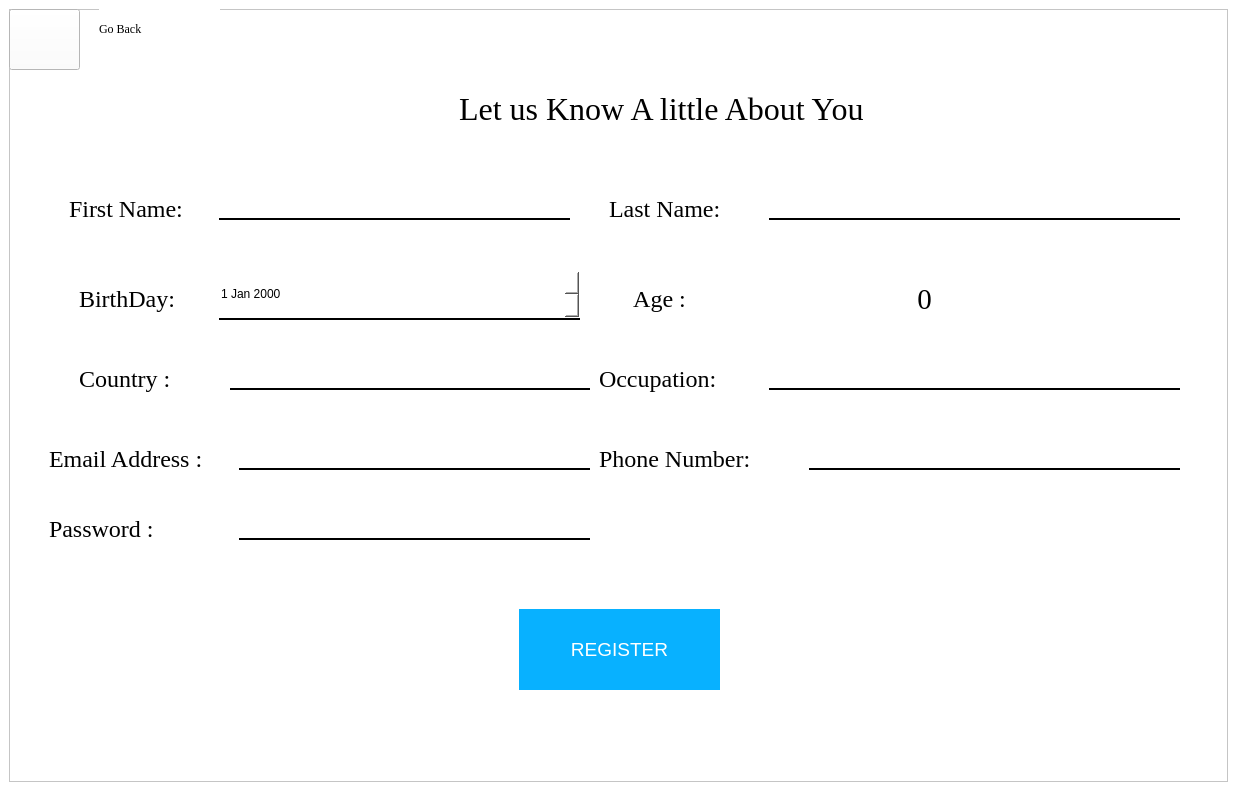
<?xml version="1.0" encoding="UTF-8"?>
<ui version="4.0">
 <class>RegisterWindow</class>
 <widget class="QMainWindow" name="RegisterWindow">
  <property name="geometry">
   <rect>
    <x>0</x>
    <y>0</y>
    <width>1237</width>
    <height>791</height>
   </rect>
  </property>
  <property name="maximumSize">
   <size>
    <width>1237</width>
    <height>791</height>
   </size>
  </property>
  <property name="windowTitle">
   <string>Register Form</string>
  </property>
  <property name="styleSheet">
   <string notr="true">*{
	background-color: white;
	font-style: Times New Roman;
}
</string>
  </property>
  <widget class="QWidget" name="centralwidget">
   <layout class="QGridLayout" name="gridLayout_2">
    <item row="0" column="0">
     <layout class="QGridLayout" name="gridLayout">
      <item row="0" column="0">
       <widget class="QFrame" name="frame">
        <property name="styleSheet">
         <string notr="true">*{
	background-color: white;
	font-style: Times New Roman;
}</string>
        </property>
        <property name="frameShape">
         <enum>QFrame::StyledPanel</enum>
        </property>
        <property name="frameShadow">
         <enum>QFrame::Raised</enum>
        </property>
        <widget class="QLabel" name="label_2">
         <property name="geometry">
          <rect>
           <x>60</x>
           <y>180</y>
           <width>141</width>
           <height>41</height>
          </rect>
         </property>
         <property name="font">
          <font>
           <family>Times New Roman</family>
          </font>
         </property>
         <property name="text">
          <string>&lt;html&gt;&lt;head/&gt;&lt;body&gt;&lt;p&gt;&lt;span style=&quot; font-size:18pt;&quot;&gt;First Name: &lt;/span&gt;&lt;/p&gt;&lt;/body&gt;&lt;/html&gt;</string>
         </property>
        </widget>
        <widget class="QLabel" name="label">
         <property name="geometry">
          <rect>
           <x>450</x>
           <y>70</y>
           <width>591</width>
           <height>61</height>
          </rect>
         </property>
         <property name="font">
          <font>
           <family>Times New Roman</family>
           <weight>50</weight>
           <italic>false</italic>
           <bold>false</bold>
          </font>
         </property>
         <property name="text">
          <string>&lt;html&gt;&lt;head/&gt;&lt;body&gt;&lt;p&gt;&lt;span style=&quot; font-size:24pt;&quot;&gt;Let us Know A little About You&lt;/span&gt;&lt;/p&gt;&lt;/body&gt;&lt;/html&gt;</string>
         </property>
        </widget>
        <widget class="QLineEdit" name="fnameField">
         <property name="geometry">
          <rect>
           <x>210</x>
           <y>170</y>
           <width>351</width>
           <height>41</height>
          </rect>
         </property>
         <property name="font">
          <font>
           <family>Times New Roman</family>
           <pointsize>18</pointsize>
           <weight>9</weight>
           <italic>false</italic>
           <bold>false</bold>
          </font>
         </property>
         <property name="styleSheet">
          <string notr="true">*{
	border: none;
	border-bottom: 2px solid rgb(0, 0, 0);
	font-size: 16px;
	font: 75 18pt &quot;Times New Roman&quot;;
}</string>
         </property>
        </widget>
        <widget class="QLabel" name="label_3">
         <property name="geometry">
          <rect>
           <x>230</x>
           <y>40</y>
           <width>171</width>
           <height>121</height>
          </rect>
         </property>
         <property name="styleSheet">
          <string notr="true">image: url(:/newPrefix/register-image.png);</string>
         </property>
         <property name="text">
          <string>&lt;html&gt;&lt;head/&gt;&lt;body&gt;&lt;p&gt;&lt;br/&gt;&lt;/p&gt;&lt;/body&gt;&lt;/html&gt;</string>
         </property>
        </widget>
        <widget class="QLineEdit" name="lnameField">
         <property name="geometry">
          <rect>
           <x>760</x>
           <y>170</y>
           <width>411</width>
           <height>41</height>
          </rect>
         </property>
         <property name="styleSheet">
          <string notr="true">*{
	border: none;
	border-bottom: 2px solid rgb(0, 0, 0);
	font-size: 16px;
	font: 75 18pt &quot;Times New Roman&quot;;
}</string>
         </property>
        </widget>
        <widget class="QLabel" name="label_4">
         <property name="geometry">
          <rect>
           <x>600</x>
           <y>180</y>
           <width>141</width>
           <height>41</height>
          </rect>
         </property>
         <property name="font">
          <font>
           <family>Times New Roman</family>
          </font>
         </property>
         <property name="text">
          <string>&lt;html&gt;&lt;head/&gt;&lt;body&gt;&lt;p&gt;&lt;span style=&quot; font-size:18pt;&quot;&gt;Last Name: &lt;/span&gt;&lt;/p&gt;&lt;/body&gt;&lt;/html&gt;</string>
         </property>
        </widget>
        <widget class="QLabel" name="label_5">
         <property name="geometry">
          <rect>
           <x>70</x>
           <y>270</y>
           <width>121</width>
           <height>41</height>
          </rect>
         </property>
         <property name="font">
          <font>
           <family>Times New Roman</family>
          </font>
         </property>
         <property name="text">
          <string>&lt;html&gt;&lt;head/&gt;&lt;body&gt;&lt;p&gt;&lt;span style=&quot; font-size:18pt;&quot;&gt;BirthDay: &lt;/span&gt;&lt;/p&gt;&lt;/body&gt;&lt;/html&gt;</string>
         </property>
        </widget>
        <widget class="QDateEdit" name="bdayField">
         <property name="geometry">
          <rect>
           <x>210</x>
           <y>260</y>
           <width>361</width>
           <height>51</height>
          </rect>
         </property>
         <property name="styleSheet">
          <string notr="true">*{
	border: none;
	border-bottom: 2px solid rgb(0, 0, 0);
	font: 75 18pt &quot;Times New Roman&quot;;
}</string>
         </property>
        </widget>
        <widget class="QLineEdit" name="countryField">
         <property name="geometry">
          <rect>
           <x>210</x>
           <y>340</y>
           <width>371</width>
           <height>41</height>
          </rect>
         </property>
         <property name="styleSheet">
          <string notr="true">*{
	border: none;
	border-bottom: 2px solid rgb(0, 0, 0);
	font: 75 18pt &quot;Times New Roman&quot;;
}</string>
         </property>
        </widget>
        <widget class="QLabel" name="label_6">
         <property name="geometry">
          <rect>
           <x>70</x>
           <y>350</y>
           <width>151</width>
           <height>41</height>
          </rect>
         </property>
         <property name="font">
          <font>
           <family>Times New Roman</family>
          </font>
         </property>
         <property name="text">
          <string>&lt;html&gt;&lt;head/&gt;&lt;body&gt;&lt;p&gt;&lt;span style=&quot; font-size:18pt;&quot;&gt;Country :&lt;/span&gt;&lt;/p&gt;&lt;/body&gt;&lt;/html&gt;</string>
         </property>
        </widget>
        <widget class="QLineEdit" name="occupationField">
         <property name="geometry">
          <rect>
           <x>760</x>
           <y>340</y>
           <width>411</width>
           <height>41</height>
          </rect>
         </property>
         <property name="styleSheet">
          <string notr="true">*{
	border: none;
	border-bottom: 2px solid rgb(0, 0, 0);
	font-size: 16px;
	font: 75 14pt &quot;Times New Roman&quot;;
}</string>
         </property>
        </widget>
        <widget class="QLabel" name="label_13">
         <property name="geometry">
          <rect>
           <x>590</x>
           <y>350</y>
           <width>151</width>
           <height>41</height>
          </rect>
         </property>
         <property name="font">
          <font>
           <family>Times New Roman</family>
          </font>
         </property>
         <property name="text">
          <string>&lt;html&gt;&lt;head/&gt;&lt;body&gt;&lt;p&gt;&lt;span style=&quot; font-size:18pt;&quot;&gt;Occupation:&lt;/span&gt;&lt;/p&gt;&lt;/body&gt;&lt;/html&gt;</string>
         </property>
        </widget>
        <widget class="QLabel" name="label_14">
         <property name="geometry">
          <rect>
           <x>590</x>
           <y>270</y>
           <width>121</width>
           <height>41</height>
          </rect>
         </property>
         <property name="font">
          <font>
           <family>Times New Roman</family>
          </font>
         </property>
         <property name="text">
          <string>&lt;html&gt;&lt;head/&gt;&lt;body&gt;&lt;p align=&quot;center&quot;&gt;&lt;span style=&quot; font-size:18pt;&quot;&gt;Age :&lt;/span&gt;&lt;/p&gt;&lt;/body&gt;&lt;/html&gt;</string>
         </property>
        </widget>
        <widget class="QLabel" name="ageField">
         <property name="geometry">
          <rect>
           <x>730</x>
           <y>260</y>
           <width>371</width>
           <height>61</height>
          </rect>
         </property>
         <property name="font">
          <font>
           <family>Times New Roman</family>
           <pointsize>18</pointsize>
           <weight>9</weight>
           <italic>false</italic>
           <bold>false</bold>
          </font>
         </property>
         <property name="styleSheet">
          <string notr="true">*{
	font: 75 18pt &quot;Times New Roman&quot;;
}</string>
         </property>
         <property name="text">
          <string>&lt;html&gt;&lt;head/&gt;&lt;body&gt;&lt;p align=&quot;center&quot;&gt;&lt;span style=&quot; font-size:22pt;&quot;&gt;0&lt;/span&gt;&lt;/p&gt;&lt;/body&gt;&lt;/html&gt;</string>
         </property>
        </widget>
        <widget class="QLabel" name="label_16">
         <property name="geometry">
          <rect>
           <x>590</x>
           <y>430</y>
           <width>201</width>
           <height>41</height>
          </rect>
         </property>
         <property name="font">
          <font>
           <family>Times New Roman</family>
          </font>
         </property>
         <property name="text">
          <string>&lt;html&gt;&lt;head/&gt;&lt;body&gt;&lt;p&gt;&lt;span style=&quot; font-size:18pt;&quot;&gt;Phone Number:&lt;/span&gt;&lt;/p&gt;&lt;/body&gt;&lt;/html&gt;</string>
         </property>
        </widget>
        <widget class="QLineEdit" name="numberField">
         <property name="geometry">
          <rect>
           <x>800</x>
           <y>420</y>
           <width>371</width>
           <height>41</height>
          </rect>
         </property>
         <property name="styleSheet">
          <string notr="true">*{
	border: none;
	border-bottom: 2px solid rgb(0, 0, 0);
	font-size: 16px;
	font: 75 14pt &quot;Times New Roman&quot;;
}</string>
         </property>
        </widget>
        <widget class="QLineEdit" name="emailField">
         <property name="geometry">
          <rect>
           <x>230</x>
           <y>420</y>
           <width>351</width>
           <height>41</height>
          </rect>
         </property>
         <property name="styleSheet">
          <string notr="true">*{
	border: none;
	border-bottom: 2px solid rgb(0, 0, 0);
	font-size: 16px;
	font: 75 14pt &quot;Times New Roman&quot;;
}</string>
         </property>
        </widget>
        <widget class="QLabel" name="label_17">
         <property name="geometry">
          <rect>
           <x>40</x>
           <y>430</y>
           <width>181</width>
           <height>41</height>
          </rect>
         </property>
         <property name="font">
          <font>
           <family>Times New Roman</family>
          </font>
         </property>
         <property name="text">
          <string>&lt;html&gt;&lt;head/&gt;&lt;body&gt;&lt;p&gt;&lt;span style=&quot; font-size:18pt;&quot;&gt;Email Address :&lt;/span&gt;&lt;/p&gt;&lt;/body&gt;&lt;/html&gt;</string>
         </property>
        </widget>
        <widget class="QPushButton" name="registerBtn">
         <property name="geometry">
          <rect>
           <x>510</x>
           <y>600</y>
           <width>201</width>
           <height>81</height>
          </rect>
         </property>
         <property name="styleSheet">
          <string notr="true">*{
	color: white;
	background-color: rgb(8, 177, 255);
	border: none;
	font-size: 19px;
	font-style: Times New Roman
}</string>
         </property>
         <property name="text">
          <string>REGISTER</string>
         </property>
        </widget>
        <widget class="QPushButton" name="goBackBtn">
         <property name="geometry">
          <rect>
           <x>0</x>
           <y>0</y>
           <width>71</width>
           <height>61</height>
          </rect>
         </property>
         <property name="styleSheet">
          <string notr="true">image: url(:/newPrefix/go-back.png);</string>
         </property>
         <property name="text">
          <string/>
         </property>
        </widget>
        <widget class="QLabel" name="label_18">
         <property name="geometry">
          <rect>
           <x>90</x>
           <y>0</y>
           <width>121</width>
           <height>41</height>
          </rect>
         </property>
         <property name="font">
          <font>
           <family>Times New Roman</family>
          </font>
         </property>
         <property name="text">
          <string>&lt;html&gt;&lt;head/&gt;&lt;body&gt;&lt;p&gt;Go Back&lt;/p&gt;&lt;/body&gt;&lt;/html&gt;</string>
         </property>
        </widget>
        <widget class="QLabel" name="label_19">
         <property name="geometry">
          <rect>
           <x>40</x>
           <y>500</y>
           <width>171</width>
           <height>41</height>
          </rect>
         </property>
         <property name="font">
          <font>
           <family>Times New Roman</family>
          </font>
         </property>
         <property name="text">
          <string>&lt;html&gt;&lt;head/&gt;&lt;body&gt;&lt;p&gt;&lt;span style=&quot; font-size:18pt;&quot;&gt;Password :&lt;/span&gt;&lt;/p&gt;&lt;/body&gt;&lt;/html&gt;</string>
         </property>
        </widget>
        <widget class="QLineEdit" name="passwordField">
         <property name="geometry">
          <rect>
           <x>230</x>
           <y>490</y>
           <width>351</width>
           <height>41</height>
          </rect>
         </property>
         <property name="styleSheet">
          <string notr="true">*{
	border: none;
	border-bottom: 2px solid rgb(0, 0, 0);
	font-size: 16px;
	font: 75 14pt &quot;Times New Roman&quot;;
}</string>
         </property>
        </widget>
       </widget>
      </item>
     </layout>
    </item>
   </layout>
  </widget>
 </widget>
 <tabstops>
  <tabstop>fnameField</tabstop>
  <tabstop>lnameField</tabstop>
  <tabstop>bdayField</tabstop>
  <tabstop>countryField</tabstop>
  <tabstop>occupationField</tabstop>
  <tabstop>emailField</tabstop>
  <tabstop>numberField</tabstop>
  <tabstop>passwordField</tabstop>
  <tabstop>registerBtn</tabstop>
  <tabstop>goBackBtn</tabstop>
  <tabstop>usernameField_5</tabstop>
  <tabstop>usernameField_4</tabstop>
  <tabstop>dateEdit_2</tabstop>
  <tabstop>usernameField_6</tabstop>
 </tabstops>
 <resources>
  <include location="images/source.qrc"/>
 </resources>
 <connections/>
</ui>
